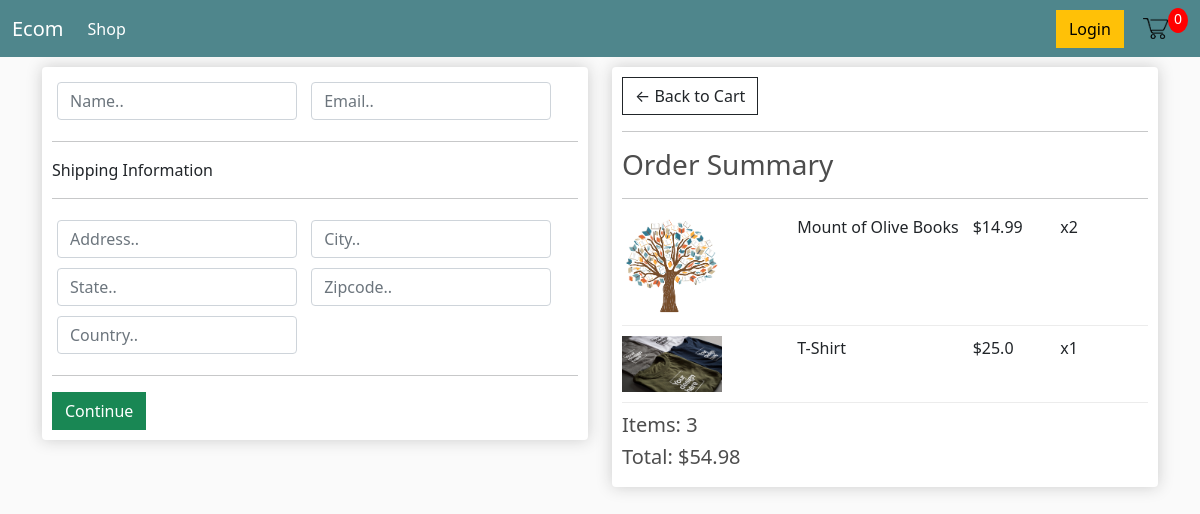
Screenshot of /checkout/ (signed in) with the database file from the repository.
### shop/models.py (models this page shows, shortened)
class OrderItem(models.Model):
    product = models.ForeignKey(Product, on_delete=models.SET_NULL, null=True)
    order = models.ForeignKey(Order, on_delete=models.SET_NULL, null=True)
    quantity = models.IntegerField(default=0, null=True,blank=True)
    date_added = models.DateTimeField(auto_now_add=True)
    @property
    def get_total(self):
        total = self.product.price * self.quantity
        return total

class Product(models.Model):
    name = models.CharField(max_length=200)
    price = models.FloatField()
    digital = models.BooleanField(default=False,null=True,blank=True)
    image = models.ImageField(null=True, blank=True)
    @property
    def imageURL(self):
        try:
            url = self.image.url
        except:
            url = ''
        return url

class Order(models.Model):
    customer = models.ForeignKey(Customer, on_delete=models.SET_NULL, null=True, blank=True)
    date_ordered = models.DateTimeField(auto_now_add=True)
    complete = models.BooleanField(default=False)
    transaction_id = models.CharField(max_length=100, null=True)
    @property
    def get_cart_total(self):
        orderitems = self.orderitem_set.all()
        total = sum([item.get_total for item in orderitems])
        return total
    @property
    def get_cart_items(self):
        orderitems = self.orderitem_set.all()
        total = sum([item.quantity for item in orderitems])
        return total

### shop/views.py (the view)
# urls.py: path('checkout/', views.checkout, name="checkout"),
def checkout(request):
    if request.user.is_authenticated:
        customer = request.user.customer
        order, created = Order.objects.get_or_create(customer=customer, complete=False)
        items = order.orderitem_set.all()
    else:
        items = []
        order = {'get_cart_total':0, 'get_cart_items':0}
    context = {'items':items, 'order':order}
    return render(request, 'shop/checkout.html', context)

### shop/templates/shop/checkout.html (shortened to what this page needs)
{% extends 'shop/main.html' %}
{% load static %}
{% block content %}
<div class="row">
    <div class="col-lg-6">
        <div class="box-element" id="form-wrapper">
            <form id="form">
                <div id="user-info">
                    <div class="form-field">
                        <input required class="form-control" type="text" name="name" placeholder="Name..">
                    </div>
                    <div class="form-field">
                        <input required class="form-control" type="email" name="email" placeholder="Email..">
                    </div>
                </div>
                <div id="shipping info">
                    <hr>
                    <p>Shipping Information</p>
                    <hr>
                    <div class="form-field">
                        <input class="form-control" type="text" name="address" placeholder="Address..">
                    </div>
                    <div class="form-field">
                        <input class="form-control" type="text" name="city" placeholder="City..">
                    </div>
                    <div class="form-field">
                        <input class="form-control" type="text" name="state" placeholder="State..">
                    </div>
                    <div class="form-field">
                        <input class="form-control" type="text" name="zipcode" placeholder="Zipcode..">
                    </div>
                    <div class="form-field">
                        <input class="form-control" type="text" name="country" placeholder="Country..">
                    </div>
                </div>
                <hr>
                <input id="form-button" class="btn btn-success btn-block" type="submit" value="Continue">
            </form>
        </div>
        <br>
    </div>
    <div class="col-lg-6">
        <div class="box-element">
            <a class="btn btn-outline-dark" href="{% url 'shop:cart' %}">&#x2190; Back to Cart</a>
            <hr>
            <h3>Order Summary</h3>
            <hr>
            {% for item in items %}
            <div class="cart-row">
                <div style="flex: 2;"><img class="row-image" src="{{item.product.imageURL}}"></div>
                <div style="flex: 2;"><p> {{item.product.name}} </p></div>
                <div style="flex: 1;"><p> ${{item.product.price}} </p></div>
                <div style="flex: 1;"><p> x{{item.quantity}} </p></div>
            </div>
            {% endfor %}
            <h5>Items: {{order.get_cart_items}}</h5>
            <h5>Total: ${{order.get_cart_total|floatformat:2}}</h5>
        </div>
    </div>
</div>
{% endblock content %}

### static/css/main.css (style rules this page uses)
body { background-color: hsl(0, 0%, 98%); }
h1,h2,h3,h4,h5,h6 { color:hsl(0, 0%, 30%); }
.box-element { box-shadow:hsl(0, 0%, 80%) 0 0 16px; background-color: #fff; border-radius: 4px; padding: 10px; }
.col-lg-4, .col-lg-6, .col-lg-8, .col-lg-12 { margin-top: 10px; }
.btn { border-radius: 0; }
.row-image { width: 100px; }
.form-field { width:250px; display: inline-block; padding: 5px; }
.cart-row { display: flex; align-items: flex-stretch; padding-bottom: 10px; margin-bottom: 10px; border-bottom: 1px solid #ececec; }

### rows the page displays
OrderItem: product.imageURL (picture), product.name "Mount of Olive Books", product.price "14.99", quantity "2"
OrderItem: product.imageURL (picture), product.name "T-Shirt", product.price "25.0", quantity "1"
Order: get_cart_items "3", get_cart_total "54.98"
